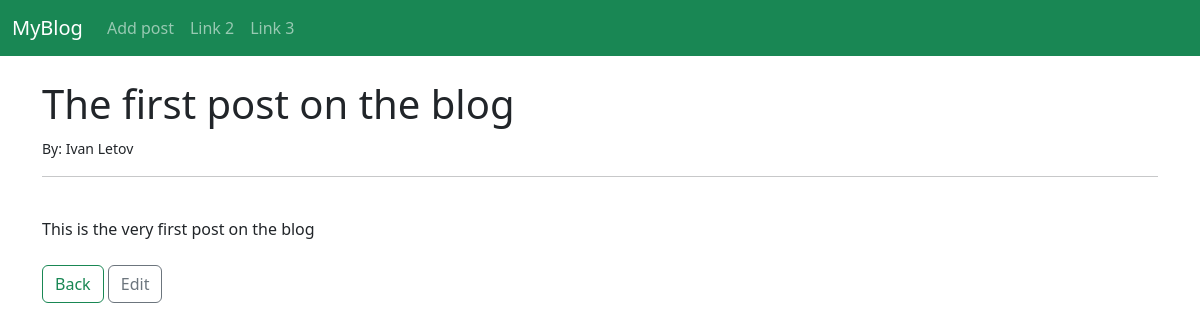
The page /article/1 on the database as committed earlier.
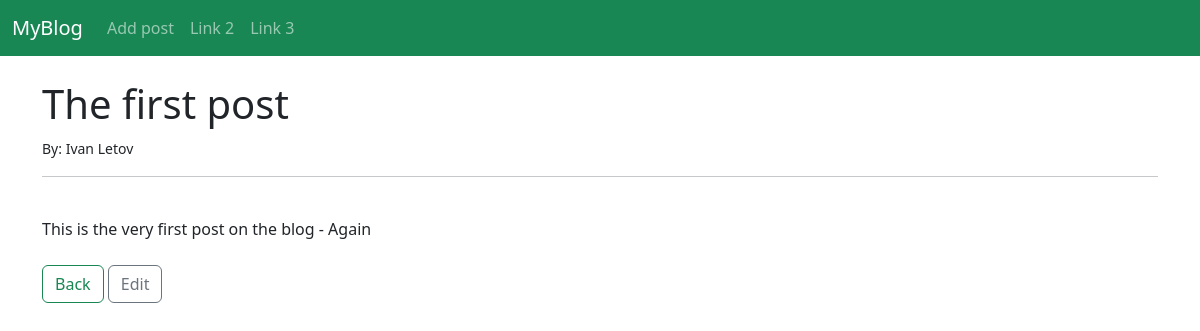
The same page on the database as committed later.
### myblog/models.py (models this page shows, shortened)
class Post(models.Model):
	title = models.CharField(max_length=255)
	title_tag = models.CharField(max_length=255, default="My Blog")
	author = models.ForeignKey(User, on_delete=models.CASCADE)
	body = models.TextField()

### myblog/views.py (the view)
# urls.py: path('article/<int:pk>', ArticleDetailView.as_view(), name="article-detail"),
class ArticleDetailView(DetailView):
	model = Post
	template_name = 'article_details.html'

### myblog/templates/article_details.html (shortened to what this page needs)
{% extends 'base.html' %}
{% block content %}
<h1>{{ post.title }}</h1>
<small>By: {{ post.author.first_name }} {{ post.author.last_name }}</small><br>
<hr>
<br>
{{ post.body }}
<br><br>
<a href="{% url 'home' %}" class="btn btn-outline-success">Back</a>
<a href="{% url 'update_post' post.pk %}" class="btn btn-outline-secondary">Edit</a>
{% endblock %}

Rows that differ between the two databases and show on the page:
changed Post "Ivan": title "The first post on the blog" → "The first post"; body "This is the very first post on the blog" → "This is the very first post on the blog - Again"
